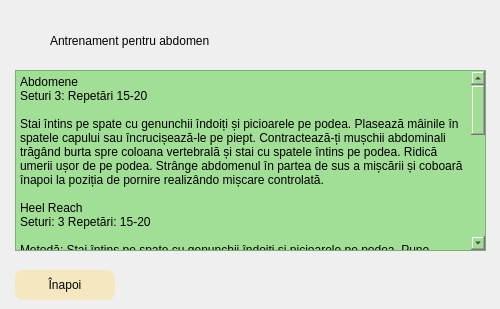
    <widget class="QWidget" name="antrenament6">
     <widget class="QLabel" name="label_6">
      <property name="geometry">
       <rect>
        <x>50</x>
        <y>20</y>
        <width>441</width>
        <height>41</height>
       </rect>
      </property>
      <property name="styleSheet">
       <string notr="true">font: 14pt &quot;Times New Roman&quot;;</string>
      </property>
      <property name="text">
       <string>Antrenament pentru abdomen</string>
      </property>
     </widget>
     <widget class="QPlainTextEdit" name="plainTextEdit_a6">
      <property name="geometry">
       <rect>
        <x>15</x>
        <y>70</y>
        <width>471</width>
        <height>181</height>
       </rect>
      </property>
      <property name="styleSheet">
       <string notr="true">background-color: rgb(162, 223, 150);
font: 12pt &quot;Times New Roman&quot;;</string>
      </property>
      <property name="plainText">
       <string>Abdomene
Seturi 3: Repetări 15-20

Stai întins pe spate cu genunchii îndoiți și picioarele pe podea. Plasează mâinile în spatele capului sau încrucișează-le pe piept. Contractează-ți mușchii abdominali trăgând burta spre coloana vertebrală și stai cu spatele întins pe podea. Ridică umerii ușor de pe podea. Strânge abdomenul în partea de sus a mișcării și coboară înapoi la poziția de pornire realizândo mișcare controlată.

Heel Reach 
Seturi: 3 Repetări: 15-20

Metodă: Stai întins pe spate cu genunchii îndoiți și picioarele pe podea. Pune brațele pe lângă corp. Contractează-ți oblicii ducând mâna dreaptă la călcâiul drept, de îndată ce ai atins călcâiul, repetă această mișcare cu mâna stângă. Menține aceste mișcări alternativ. Asigură-te că partea inferioară a spatelui rămâne lipită de podea, iar umerii sunt ușor ridicați.

Abdomene inverse – pe blog, e o descriere greșită, am făcut eu una.
Seturi: 3 Repetări 15-20

Stai întins pe podea cu partea inferioară a spatelui lipită de aceasta, genunchii puțin îndoiți și talpa piciorului lipită de podea. Poziționează mâinile pe lângă corp. Ca poziție de plecare, ridică genunchii și picioarele fără să te ajuți de mâini la un unghi de 90 de grade față de podea și, atunci când ai ajuns la un unghi de 90 de grade, împinge din abdomen.. După aceea, cu o mișcare controlată, lasă jos genunchii și picioarele fără să atingi podeaua. Această mișcare reprezintă o repetare. 

Glute Bridge 
Seturi: 3 Repetări 15-20

Stai întins pe spate cu genunchii ridicați și cu picioarele pe podea. Stai cu brațele relaxate, pe lângă corp. Ridică-te de șolduri păstrând umerii și brațele pe podea. La cel mai înalt punct, menține o pauză și strânge din mușchii fesieri și după aceea coboară la podea. 

Forearm Plank
Seturi: 3 Repetări: Menținere 30-60 secunde

Stai într-o poziție de flotare cu coatele pe podea la un unghi de 90 de grade. Încordează abdomenul și menține poziția timp de 30-60 de secunde.</string>
      </property>
     </widget>
     <widget class="QPushButton" name="pushButton_inapoi_12">
      <property name="geometry">
       <rect>
        <x>15</x>
        <y>270</y>
        <width>100</width>
        <height>30</height>
       </rect>
      </property>
      <property name="styleSheet">
       <string notr="true">#pushButton_inapoi_12{
	font: 12pt &quot;Times New Roman&quot;;
	background-color: rgb(245, 231, 192);
	
 border-radius:8px;
}
#pushButton_inapoi_12:hover{
	font: 12pt &quot;Times New Roman&quot;;

background-color: rgb(157, 217, 146);
border-radius:5px;

}</string>
      </property>
      <property name="text">
       <string>Înapoi</string>
      </property>
     </widget>
    </widget>
